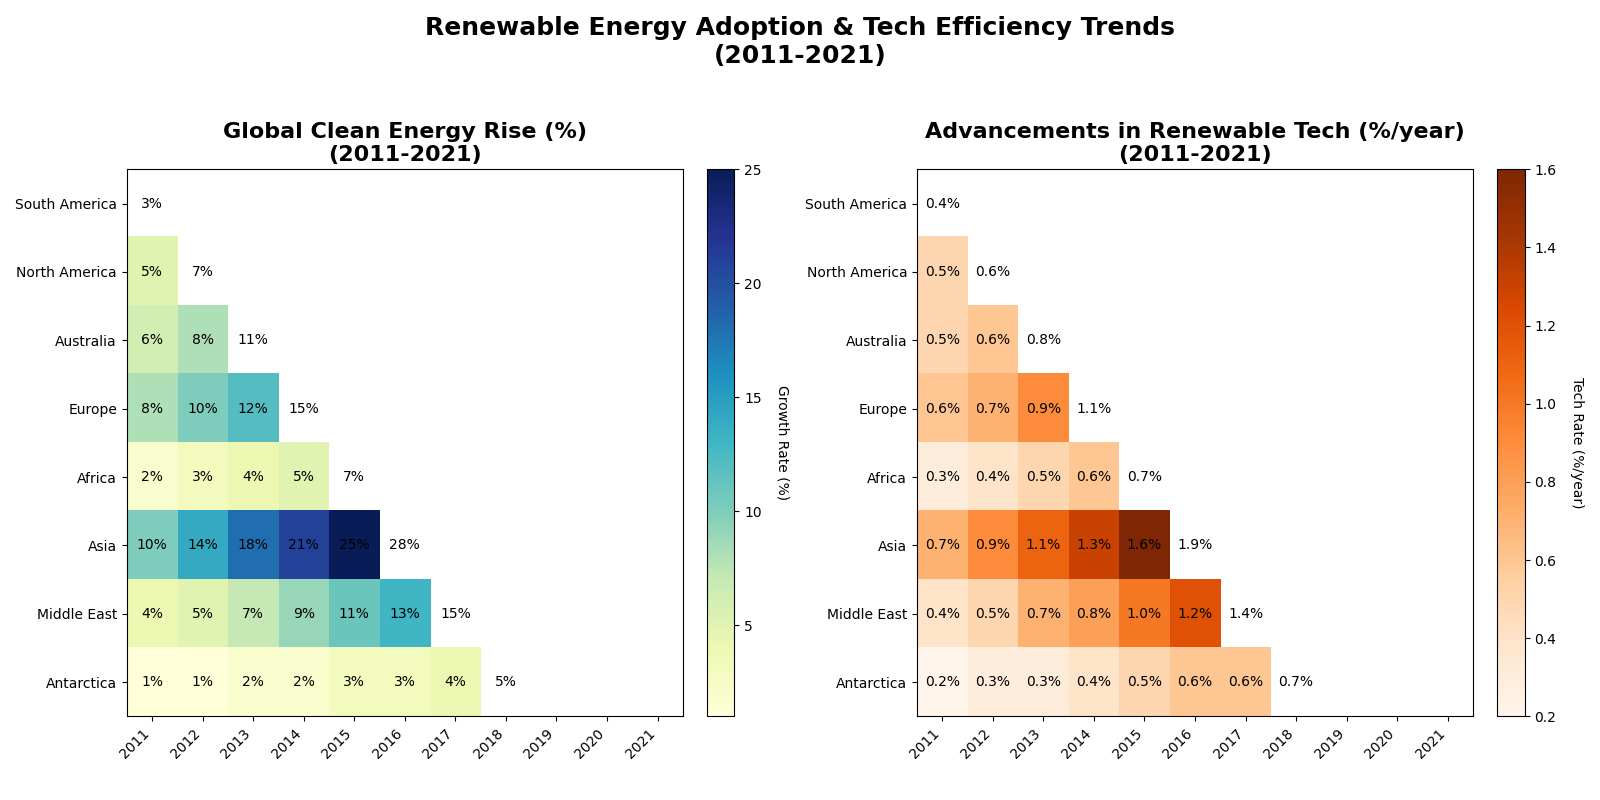

The script that drew this image:
import numpy as np
import matplotlib.pyplot as plt

# Define years and regions
years = np.arange(2011, 2022)
regions = ["South America", "North America", "Australia", "Europe", "Africa", "Asia", "Middle East", "Antarctica"]

# Adoption rates (%) data
adoption_rates = np.array([
    [3, 5, 7, 9, 11, 14, 17, 19, 21, 24, 26],    # South America
    [5, 7, 9, 11, 14, 16, 19, 22, 25, 27, 30],    # North America
    [6, 8, 11, 13, 16, 18, 21, 23, 26, 28, 31],   # Australia
    [8, 10, 12, 15, 18, 21, 23, 25, 28, 30, 32],  # Europe
    [2, 3, 4, 5, 7, 9, 11, 13, 15, 18, 20],       # Africa
    [10, 14, 18, 21, 25, 28, 32, 35, 39, 42, 45], # Asia
    [4, 5, 7, 9, 11, 13, 15, 17, 20, 22, 25],     # Middle East
    [1, 1, 2, 2, 3, 3, 4, 5, 6, 7, 8]             # Antarctica
])

# Efficiency improvement data (%/year)
efficiency_improvement = np.array([
    [0.4, 0.5, 0.7, 0.8, 1.0, 1.2, 1.5, 1.8, 2.0, 2.2, 2.4],   # South America
    [0.5, 0.6, 0.8, 0.9, 1.1, 1.3, 1.5, 1.7, 1.9, 2.0, 2.2],   # North America
    [0.5, 0.6, 0.8, 1.0, 1.2, 1.4, 1.6, 1.9, 2.1, 2.3, 2.5],   # Australia
    [0.6, 0.7, 0.9, 1.1, 1.3, 1.6, 1.8, 2.0, 2.3, 2.5, 2.7],   # Europe
    [0.3, 0.4, 0.5, 0.6, 0.7, 0.8, 1.0, 1.2, 1.4, 1.5, 1.7],   # Africa
    [0.7, 0.9, 1.1, 1.3, 1.6, 1.9, 2.1, 2.4, 2.6, 2.8, 3.0],   # Asia
    [0.4, 0.5, 0.7, 0.8, 1.0, 1.2, 1.4, 1.6, 1.9, 2.1, 2.3],   # Middle East
    [0.2, 0.3, 0.3, 0.4, 0.5, 0.6, 0.6, 0.7, 0.8, 0.9, 1.0]    # Antarctica
])

# Create a mask for the upper triangle
mask = np.triu(np.ones_like(adoption_rates, dtype=bool))

fig, axs = plt.subplots(nrows=1, ncols=2, figsize=(16, 8))

# Create lower triangle heatmap for Adoption Rates
adoption_masked = np.ma.masked_array(adoption_rates, mask)
im1 = axs[0].imshow(adoption_masked, cmap='YlGnBu', aspect='auto')
axs[0].set_title('Global Clean Energy Rise (%)\n(2011-2021)', fontsize=16, weight='bold')
axs[0].set_xticks(np.arange(len(years)))
axs[0].set_yticks(np.arange(len(regions)))
axs[0].set_xticklabels(years, rotation=45, ha='right')
axs[0].set_yticklabels(regions)
for i in range(len(regions)):
    for j in range(len(years)):
        if i >= j:
            axs[0].text(j, i, f'{adoption_rates[i, j]}%', ha='center', va='center', color='black')
cbar1 = plt.colorbar(im1, ax=axs[0], fraction=0.046, pad=0.04)
cbar1.set_label('Growth Rate (%)', rotation=270, labelpad=20)

# Create lower triangle heatmap for Efficiency Improvement
efficiency_masked = np.ma.masked_array(efficiency_improvement, mask)
im2 = axs[1].imshow(efficiency_masked, cmap='Oranges', aspect='auto')
axs[1].set_title('Advancements in Renewable Tech (%/year)\n(2011-2021)', fontsize=16, weight='bold')
axs[1].set_xticks(np.arange(len(years)))
axs[1].set_yticks(np.arange(len(regions)))
axs[1].set_xticklabels(years, rotation=45, ha='right')
axs[1].set_yticklabels(regions)
for i in range(len(regions)):
    for j in range(len(years)):
        if i >= j:
            axs[1].text(j, i, f'{efficiency_improvement[i, j]:.1f}%', ha='center', va='center', color='black')
cbar2 = plt.colorbar(im2, ax=axs[1], fraction=0.046, pad=0.04)
cbar2.set_label('Tech Rate (%/year)', rotation=270, labelpad=20)

plt.suptitle('Renewable Energy Adoption & Tech Efficiency Trends\n(2011-2021)', fontsize=18, weight='bold')
plt.tight_layout(rect=[0, 0.03, 1, 0.95])

plt.show()
